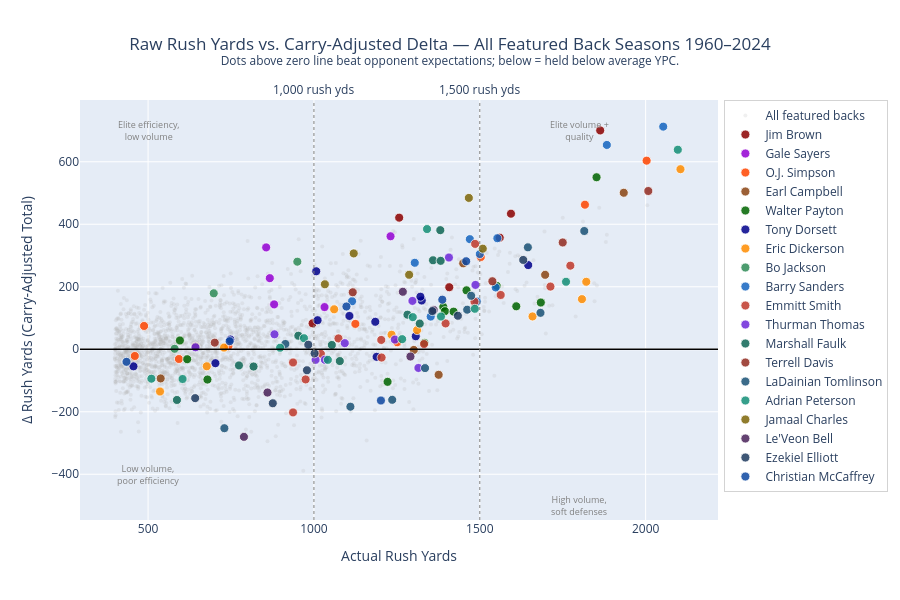

Write notebook code for a chart like this one.
### Markdown cell above
---
# Chart 2 — Raw Yards vs. Carry-Adjusted Yards: Who Was Over/Underrated?

Each dot = one featured back season (≥400 rush yds, ≥8 games).
- **X-axis**: actual rush yards
- **Y-axis**: carry-adjusted delta total
- **Quadrants**: top-left = great efficiency on few yards; bottom-right = volume back facing soft defenses
- Named GOAT-tier backs highlighted

### Code cell
NAMED_RBS = {
    'Jim Brown':          '#8B0000',
    'Gale Sayers':        '#9400D3',
    'O.J. Simpson':       '#FF4500',
    'Earl Campbell':      '#8B4513',
    'Walter Payton':      '#006400',
    'Tony Dorsett':       '#00008B',
    'Eric Dickerson':     '#FF8C00',
    'Bo Jackson':         '#2E8B57',
    'Barry Sanders':      '#1565C0',
    'Emmitt Smith':       '#C0392B',
    'Thurman Thomas':     '#6D28D9',
    'Marshall Faulk':     '#0E6655',
    'Terrell Davis':      '#922B21',
    'LaDainian Tomlinson':'#1A5276',
    'Adrian Peterson':    '#148F77',
    'Jamaal Charles':     '#7D6608',
    'Le\'Veon Bell':      '#4A235A',
    'Ezekiel Elliott':    '#1E3A5F',
    'Derrick Henry':      '#6E2F1A',
    'Christian McCaffrey':'#0D47A1',
}

fig2 = go.Figure()

# Background: all featured seasons
bg = rb_featured.copy()
hover_bg = (
    bg['player_name'] + ' — ' + bg['team_abbrev'] + ' ' + bg['season'].astype(str) +
    '<br>Rush yds: ' + bg['total_rush_yds'].astype(int).astype(str) +
    '  Δ total: ' + bg['delta_rush_yds_total'].round(1).astype(str)
)
fig2.add_trace(go.Scatter(
    x=bg['total_rush_yds'],
    y=bg['delta_rush_yds_total'],
    mode='markers',
    marker=dict(color='rgba(180,180,180,0.2)', size=4),
    name='All featured backs',
    hovertext=hover_bg, hoverinfo='text',
))

# Named backs
for rb_name, color in NAMED_RBS.items():
    sub = rb_featured[rb_featured['player_name'].str.contains(rb_name.split()[0], na=False) &
                      rb_featured['player_name'].str.contains(rb_name.split()[-1], na=False)]
    if sub.empty:
        continue
    hover = (
        '<b>' + sub['player_name'] + '</b> — ' + sub['team_abbrev'] + ' ' + sub['season'].astype(str) +
        '<br>Rush yds: ' + sub['total_rush_yds'].astype(int).astype(str) +
        '<br>Δ total (carry-adj): ' + sub['delta_rush_yds_total'].round(1).astype(str) +
        '<br>Δ/game: ' + sub['delta_rush_yds_pg'].round(1).astype(str)
    )
    fig2.add_trace(go.Scatter(
        x=sub['total_rush_yds'],
        y=sub['delta_rush_yds_total'],
        mode='markers',
        marker=dict(color=color, size=9, opacity=0.85,
                    line=dict(width=0.8, color='white')),
        name=rb_name,
        hovertext=hover, hoverinfo='text',
    ))

fig2.add_hline(y=0, line_color='black', line_width=1.5)
fig2.add_vline(x=1000, line_dash='dot', line_color='gray', line_width=1,
               annotation_text='1,000 rush yds', annotation_position='top')
fig2.add_vline(x=1500, line_dash='dot', line_color='gray', line_width=1,
               annotation_text='1,500 rush yds', annotation_position='top')

# Quadrant labels
for x, y, txt in [
    (500,  700, 'Elite efficiency,<br>low volume'),
    (1800, 700, 'Elite volume +<br>quality'),
    (1800, -500, 'High volume,<br>soft defenses'),
    (500,  -400, 'Low volume,<br>poor efficiency'),
]:
    fig2.add_annotation(x=x, y=y, text=txt, showarrow=False,
                        font=dict(size=9, color='gray'))

fig2.update_layout(
    title=dict(text='Raw Rush Yards vs. Carry-Adjusted Delta — All Featured Back Seasons 1960–2024<br>'
                    '<sup>Dots above zero line beat opponent expectations; below = held below average YPC.</sup>',
               x=0.5),
    xaxis=dict(title='Actual Rush Yards'),
    yaxis=dict(title='Δ Rush Yards (Carry-Adjusted Total)'),
    height=600,
    hovermode='closest',
    legend=dict(orientation='v', x=1.01, y=1,
                bgcolor='rgba(255,255,255,0.85)',
                bordercolor='lightgray', borderwidth=1),
)
fig2.show()

### Figure 1 — Plotly figure (JSON) as saved in the notebook; plotly's stock layout.template omitted (floating-point values rounded to 4 significant figures; data arrays with more than 128 entries replaced by an {"elided": "..."} marker saying what was removed)
{"data": [{"hoverinfo": "text", "hovertext": {"elided": "2481 str values"}, "marker": {"color": "rgba(180,180,180,0.2)", "size": 4}, "mode": "markers", "name": "All featured backs", "type": "scatter", "x": {"elided": "2481 float values"}, "y": {"elided": "2481 float values"}}, {"hoverinfo": "text", "hovertext": ["<b>Jim Brown</b> — CLE 1960<br>Rush yds: 1257<br>Δ total (carry-adj): 421.1<br>Δ/game: 35.1", "<b>Jim Brown</b> — CLE 1961<br>Rush yds: 1408<br>Δ total (carry-adj): 198.5<br>Δ/game: 14.2", "<b>Jim Brown</b> — CLE 1962<br>Rush yds: 996<br>Δ total (carry-adj): 82.9<br>Δ/game: 5.9", "<b>Jim Brown</b> — CLE 1963<br>Rush yds: 1863<br>Δ total (carry-adj): 700.2<br>Δ/game: 50.0", "<b>Jim Brown</b> — CLE 1964<br>Rush yds: 1560<br>Δ total (carry-adj): 357.0<br>Δ/game: 23.8", "<b>Jim Brown</b> — CLE 1965<br>Rush yds: 1594<br>Δ total (carry-adj): 433.8<br>Δ/game: 28.9"], "marker": {"color": "#8B0000", "line": {"color": "white", "width": 0.8}, "opacity": 0.85, "size": 9}, "mode": "markers", "name": "Jim Brown", "type": "scatter", "x": [1257.0, 1408.0, 996.0, 1863.0, 1560.0, 1594.0], "y": [421.1, 198.5, 82.9, 700.2, 357.0, 433.8]}, {"hoverinfo": "text", "hovertext": ["<b>Gale Sayers</b> — CHI 1965<br>Rush yds: 867<br>Δ total (carry-adj): 227.5<br>Δ/game: 16.2", "<b>Gale Sayers</b> — CHI 1966<br>Rush yds: 1231<br>Δ total (carry-adj): 361.5<br>Δ/game: 25.8", "<b>Gale Sayers</b> — CHI 1967<br>Rush yds: 880<br>Δ total (carry-adj): 143.6<br>Δ/game: 11.0", "<b>Gale Sayers</b> — CHI 1968<br>Rush yds: 856<br>Δ total (carry-adj): 325.9<br>Δ/game: 36.2", "<b>Gale Sayers</b> — CHI 1969<br>Rush yds: 1032<br>Δ total (carry-adj): 134.9<br>Δ/game: 9.6"], "marker": {"color": "#9400D3", "line": {"color": "white", "width": 0.8}, "opacity": 0.85, "size": 9}, "mode": "markers", "name": "Gale Sayers", "type": "scatter", "x": [867.0, 1231.0, 880.0, 856.0, 1032.0], "y": [227.5, 361.5, 143.6, 325.9, 134.9]}, {"hoverinfo": "text", "hovertext": ["<b>O.J. Simpson</b> — BUF 1970<br>Rush yds: 488<br>Δ total (carry-adj): 74.5<br>Δ/game: 9.3", "<b>O.J. Simpson</b> — BUF 1971<br>Rush yds: 742<br>Δ total (carry-adj): 9.8<br>Δ/game: 0.7", "<b>O.J. Simpson</b> — BUF 1972<br>Rush yds: 1251<br>Δ total (carry-adj): 22.5<br>Δ/game: 1.6", "<b>O.J. Simpson</b> — BUF 1973<br>Rush yds: 2003<br>Δ total (carry-adj): 603.5<br>Δ/game: 43.1", "<b>O.J. Simpson</b> — BUF 1974<br>Rush yds: 1125<br>Δ total (carry-adj): 81.2<br>Δ/game: 5.8", "<b>O.J. Simpson</b> — BUF 1975<br>Rush yds: 1817<br>Δ total (carry-adj): 462.6<br>Δ/game: 33.0", "<b>O.J. Simpson</b> — BUF 1976<br>Rush yds: 1503<br>Δ total (carry-adj): 295.2<br>Δ/game: 21.1", "<b>O.J. Simpson</b> — SFO 1978<br>Rush yds: 593<br>Δ total (carry-adj): -31.2<br>Δ/game: -3.1", "<b>O.J. Simpson</b> — SFO 1979<br>Rush yds: 460<br>Δ total (carry-adj): -21.5<br>Δ/game: -1.6"], "marker": {"color": "#FF4500", "line": {"color": "white", "width": 0.8}, "opacity": 0.85, "size": 9}, "mode": "markers", "name": "O.J. Simpson", "type": "scatter", "x": [488.0, 742.0, 1251.0, 2003.0, 1125.0, 1817.0, 1503.0, 593.0, 460.0], "y": [74.5, 9.8, 22.5, 603.5, 81.2, 462.6, 295.2, -31.2, -21.5]}, {"hoverinfo": "text", "hovertext": ["<b>Earl Campbell</b> — HOU 1978<br>Rush yds: 1450<br>Δ total (carry-adj): 274.9<br>Δ/game: 18.3", "<b>Earl Campbell</b> — HOU 1979<br>Rush yds: 1697<br>Δ total (carry-adj): 238.2<br>Δ/game: 14.9", "<b>Earl Campbell</b> — HOU 1980<br>Rush yds: 1934<br>Δ total (carry-adj): 500.8<br>Δ/game: 33.4", "<b>Earl Campbell</b> — HOU 1981<br>Rush yds: 1376<br>Δ total (carry-adj): -81.7<br>Δ/game: -5.1", "<b>Earl Campbell</b> — HOU 1982<br>Rush yds: 538<br>Δ total (carry-adj): -93.4<br>Δ/game: -10.4", "<b>Earl Campbell</b> — HOU 1983<br>Rush yds: 1301<br>Δ total (carry-adj): -2.1<br>Δ/game: -0.2", "<b>Earl Campbell</b> — NOR 1985<br>Rush yds: 643<br>Δ total (carry-adj): 8.4<br>Δ/game: 0.6"], "marker": {"color": "#8B4513", "line": {"color": "white", "width": 0.8}, "opacity": 0.85, "size": 9}, "mode": "markers", "name": "Earl Campbell", "type": "scatter", "x": [1450.0, 1697.0, 1934.0, 1376.0, 538.0, 1301.0, 643.0], "y": [274.9, 238.2, 500.8, -81.7, -93.4, -2.1, 8.4]}, {"hoverinfo": "text", "hovertext": ["<b>Walter Payton</b> — CHI 1975<br>Rush yds: 679<br>Δ total (carry-adj): -97.0<br>Δ/game: -7.5", "<b>Walter Payton</b> — CHI 1976<br>Rush yds: 1390<br>Δ total (carry-adj): 135.8<br>Δ/game: 9.7", "<b>Walter Payton</b> — CHI 1977<br>Rush yds: 1852<br>Δ total (carry-adj): 550.4<br>Δ/game: 39.3", "<b>Walter Payton</b> — CHI 1978<br>Rush yds: 1395<br>Δ total (carry-adj): 121.9<br>Δ/game: 7.6", "<b>Walter Payton</b> — CHI 1979<br>Rush yds: 1610<br>Δ total (carry-adj): 137.4<br>Δ/game: 8.6", "<b>Walter Payton</b> — CHI 1980<br>Rush yds: 1460<br>Δ total (carry-adj): 188.5<br>Δ/game: 11.8", "<b>Walter Payton</b> — CHI 1981<br>Rush yds: 1222<br>Δ total (carry-adj): -104.3<br>Δ/game: -6.5", "<b>Walter Payton</b> — CHI 1982<br>Rush yds: 596<br>Δ total (carry-adj): 28.1<br>Δ/game: 3.1", "<b>Walter Payton</b> — CHI 1983<br>Rush yds: 1421<br>Δ total (carry-adj): 120.4<br>Δ/game: 7.5", "<b>Walter Payton</b> — CHI 1984<br>Rush yds: 1684<br>Δ total (carry-adj): 149.5<br>Δ/game: 9.3", "<b>Walter Payton</b> — CHI 1985<br>Rush yds: 1551<br>Δ total (carry-adj): 202.8<br>Δ/game: 12.7", "<b>Walter Payton</b> — CHI 1986<br>Rush yds: 1333<br>Δ total (carry-adj): 20.3<br>Δ/game: 1.3", "<b>Walter Payton</b> — CHI 1987<br>Rush yds: 618<br>Δ total (carry-adj): -31.9<br>Δ/game: -2.4"], "marker": {"color": "#006400", "line": {"color": "white", "width": 0.8}, "opacity": 0.85, "size": 9}, "mode": "markers", "name": "Walter Payton", "type": "scatter", "x": [679.0, 1390.0, 1852.0, 1395.0, 1610.0, 1460.0, 1222.0, 596.0, 1421.0, 1684.0, 1551.0, 1333.0, 618.0], "y": [-97.0, 135.8, 550.4, 121.9, 137.4, 188.5, -104.3, 28.1, 120.4, 149.5, 202.8, 20.3, -31.9]}, {"hoverinfo": "text", "hovertext": ["<b>Tony Dorsett</b> — DAL 1977<br>Rush yds: 1007<br>Δ total (carry-adj): 249.5<br>Δ/game: 17.8", "<b>Tony Dorsett</b> — DAL 1978<br>Rush yds: 1325<br>Δ total (carry-adj): 156.0<br>Δ/game: 9.8", "<b>Tony Dorsett</b> — DAL 1979<br>Rush yds: 1107<br>Δ total (carry-adj): 106.6<br>Δ/game: 7.6", "<b>Tony Dorsett</b> — DAL 1980<br>Rush yds: 1185<br>Δ total (carry-adj): 87.9<br>Δ/game: 5.9", "<b>Tony Dorsett</b> — DAL 1981<br>Rush yds: 1646<br>Δ total (carry-adj): 269.3<br>Δ/game: 16.8", "<b>Tony Dorsett</b> — DAL 1982<br>Rush yds: 1011<br>Δ total (carry-adj): 92.9<br>Δ/game: 7.7", "<b>Tony Dorsett</b> — DAL 1983<br>Rush yds: 1321<br>Δ total (carry-adj): 168.1<br>Δ/game: 10.5", "<b>Tony Dorsett</b> — DAL 1984<br>Rush yds: 1189<br>Δ total (carry-adj): -24.3<br>Δ/game: -1.5", "<b>Tony Dorsett</b> — DAL 1985<br>Rush yds: 1307<br>Δ total (carry-adj): 41.5<br>Δ/game: 2.6", "<b>Tony Dorsett</b> — DAL 1986<br>Rush yds: 748<br>Δ total (carry-adj): 31.0<br>Δ/game: 2.4", "<b>Tony Dorsett</b> — DAL 1987<br>Rush yds: 456<br>Δ total (carry-adj): -54.7<br>Δ/game: -4.6", "<b>Tony Dorsett</b> — DEN 1988<br>Rush yds: 703<br>Δ total (carry-adj): -44.6<br>Δ/game: -3.0"], "marker": {"color": "#00008B", "line": {"color": "white", "width": 0.8}, "opacity": 0.85, "size": 9}, "mode": "markers", "name": "Tony Dorsett", "type": "scatter", "x": [1007.0, 1325.0, 1107.0, 1185.0, 1646.0, 1011.0, 1321.0, 1189.0, 1307.0, 748.0, 456.0, 703.0], "y": [249.5, 156.0, 106.6, 87.9, 269.3, 92.9, 168.1, -24.3, 41.5, 31.0, -54.7, -44.6]}, {"hoverinfo": "text", "hovertext": ["<b>Eric Dickerson</b> — RAM 1983<br>Rush yds: 1808<br>Δ total (carry-adj): 160.4<br>Δ/game: 10.0", "<b>Eric Dickerson</b> — RAM 1984<br>Rush yds: 2105<br>Δ total (carry-adj): 576.2<br>Δ/game: 36.0", "<b>Eric Dickerson</b> — RAM 1985<br>Rush yds: 1234<br>Δ total (carry-adj): 46.5<br>Δ/game: 3.3", "<b>Eric Dickerson</b> — RAM 1986<br>Rush yds: 1821<br>Δ total (carry-adj): 215.9<br>Δ/game: 13.5", "<b>Eric Dickerson</b> — IND 1987<br>Rush yds: 1061<br>Δ total (carry-adj): 127.8<br>Δ/game: 12.8", "<b>Eric Dickerson</b> — IND 1988<br>Rush yds: 1659<br>Δ total (carry-adj): 105.0<br>Δ/game: 6.6", "<b>Eric Dickerson</b> — IND 1989<br>Rush yds: 1311<br>Δ total (carry-adj): 61.2<br>Δ/game: 4.1", "<b>Eric Dickerson</b> — IND 1990<br>Rush yds: 677<br>Δ total (carry-adj): -54.5<br>Δ/game: -5.0", "<b>Eric Dickerson</b> — IND 1991<br>Rush yds: 536<br>Δ total (carry-adj): -135.2<br>Δ/game: -13.5", "<b>Eric Dickerson</b> — RAI 1992<br>Rush yds: 729<br>Δ total (carry-adj): 5.3<br>Δ/game: 0.4"], "marker": {"color": "#FF8C00", "line": {"color": "white", "width": 0.8}, "opacity": 0.85, "size": 9}, "mode": "markers", "name": "Eric Dickerson", "type": "scatter", "x": [1808.0, 2105.0, 1234.0, 1821.0, 1061.0, 1659.0, 1311.0, 677.0, 536.0, 729.0], "y": [160.4, 576.2, 46.5, 215.9, 127.8, 105.0, 61.2, -54.5, -135.2, 5.3]}, {"hoverinfo": "text", "hovertext": ["<b>Bo Jackson</b> — RAI 1988<br>Rush yds: 580<br>Δ total (carry-adj): 1.5<br>Δ/game: 0.2", "<b>Bo Jackson</b> — RAI 1989<br>Rush yds: 950<br>Δ total (carry-adj): 280.2<br>Δ/game: 25.5", "<b>Bo Jackson</b> — RAI 1990<br>Rush yds: 698<br>Δ total (carry-adj): 179.0<br>Δ/game: 17.9"], "marker": {"color": "#2E8B57", "line": {"color": "white", "width": 0.8}, "opacity": 0.85, "size": 9}, "mode": "markers", "name": "Bo Jackson", "type": "scatter", "x": [580.0, 950.0, 698.0], "y": [1.5, 280.2, 179.0]}, {"hoverinfo": "text", "hovertext": ["<b>Barry Sanders</b> — DET 1989<br>Rush yds: 1470<br>Δ total (carry-adj): 352.3<br>Δ/game: 23.5", "<b>Barry Sanders</b> — DET 1990<br>Rush yds: 1304<br>Δ total (carry-adj): 276.7<br>Δ/game: 17.3", "<b>Barry Sanders</b> — DET 1991<br>Rush yds: 1548<br>Δ total (carry-adj): 197.8<br>Δ/game: 13.2", "<b>Barry Sanders</b> — DET 1992<br>Rush yds: 1352<br>Δ total (carry-adj): 104.5<br>Δ/game: 6.5", "<b>Barry Sanders</b> — DET 1993<br>Rush yds: 1115<br>Δ total (carry-adj): 153.5<br>Δ/game: 14.0", "<b>Barry Sanders</b> — DET 1994<br>Rush yds: 1883<br>Δ total (carry-adj): 653.8<br>Δ/game: 40.9", "<b>Barry Sanders</b> — DET 1995<br>Rush yds: 1500<br>Δ total (carry-adj): 304.6<br>Δ/game: 19.0", "<b>Barry Sanders</b> — DET 1996<br>Rush yds: 1553<br>Δ total (carry-adj): 355.3<br>Δ/game: 22.2", "<b>Barry Sanders</b> — DET 1997<br>Rush yds: 2053<br>Δ total (carry-adj): 712.4<br>Δ/game: 44.5", "<b>Barry Sanders</b> — DET 1998<br>Rush yds: 1491<br>Δ total (carry-adj): 152.9<br>Δ/game: 9.6"], "marker": {"color": "#1565C0", "line": {"color": "white", "width": 0.8}, "opacity": 0.85, "size": 9}, "mode": "markers", "name": "Barry Sanders", "type": "scatter", "x": [1470.0, 1304.0, 1548.0, 1352.0, 1115.0, 1883.0, 1500.0, 1553.0, 2053.0, 1491.0], "y": [352.3, 276.7, 197.8, 104.5, 153.5, 653.8, 304.6, 355.3, 712.4, 152.9]}, {"hoverinfo": "text", "hovertext": ["<b>Emmitt Smith</b> — DAL 1990<br>Rush yds: 937<br>Δ total (carry-adj): -42.3<br>Δ/game: -2.6", "<b>Emmitt Smith</b> — DAL 1991<br>Rush yds: 1563<br>Δ total (carry-adj): 173.7<br>Δ/game: 10.9", "<b>Emmitt Smith</b> — DAL 1992<br>Rush yds: 1713<br>Δ total (carry-adj): 200.5<br>Δ/game: 12.5", "<b>Emmitt Smith</b> — DAL 1993<br>Rush yds: 1486<br>Δ total (carry-adj): 337.1<br>Δ/game: 24.1", "<b>Emmitt Smith</b> — DAL 1994<br>Rush yds: 1484<br>Δ total (carry-adj): 152.1<br>Δ/game: 10.1", "<b>Emmitt Smith</b> — DAL 1995<br>Rush yds: 1773<br>Δ total (carry-adj): 267.5<br>Δ/game: 16.7", "<b>Emmitt Smith</b> — DAL 1996<br>Rush yds: 1204<br>Δ total (carry-adj): -26.6<br>Δ/game: -1.8", "<b>Emmitt Smith</b> — DAL 1997<br>Rush yds: 1074<br>Δ total (carry-adj): 34.7<br>Δ/game: 2.2", "<b>Emmitt Smith</b> — DAL 1998<br>Rush yds: 1332<br>Δ total (carry-adj): 16.7<br>Δ/game: 1.0", "<b>Emmitt Smith</b> — DAL 1999<br>Rush yds: 1397<br>Δ total (carry-adj): 82.7<br>Δ/game: 5.5", "<b>Emmitt Smith</b> — DAL 2000<br>Rush yds: 1203<br>Δ total (carry-adj): 29.8<br>Δ/game: 1.9", "<b>Emmitt Smith</b> — DAL 2001<br>Rush yds: 1021<br>Δ total (carry-adj): -14.8<br>Δ/game: -1.1", "<b>Emmitt Smith</b> — DAL 2002<br>Rush yds: 975<br>Δ total (carry-adj): -96.5<br>Δ/game: -6.0", "<b>Emmitt Smith</b> — ARI 2004<br>Rush yds: 937<br>Δ total (carry-adj): -202.1<br>Δ/game: -13.5"], "marker": {"color": "#C0392B", "line": {"color": "white", "width": 0.8}, "opacity": 0.85, "size": 9}, "mode": "markers", "name": "Emmitt Smith", "type": "scatter", "x": [937.0, 1563.0, 1713.0, 1486.0, 1484.0, 1773.0, 1204.0, 1074.0, 1332.0, 1397.0, 1203.0, 1021.0, 975.0, 937.0], "y": [-42.3, 173.7, 200.5, 337.1, 152.1, 267.5, -26.6, 34.7, 16.7, 82.7, 29.8, -14.8, -96.5, -202.1]}, {"hoverinfo": "text", "hovertext": ["<b>Thurman Thomas</b> — BUF 1988<br>Rush yds: 881<br>Δ total (carry-adj): 47.8<br>Δ/game: 3.2", "<b>Thurman Thomas</b> — BUF 1989<br>Rush yds: 1244<br>Δ total (carry-adj): 30.9<br>Δ/game: 1.9", "<b>Thurman Thomas</b> — BUF 1990<br>Rush yds: 1297<br>Δ total (carry-adj): 154.7<br>Δ/game: 9.7", "<b>Thurman Thomas</b> — BUF 1991<br>Rush yds: 1407<br>Δ total (carry-adj): 293.5<br>Δ/game: 19.6", "<b>Thurman Thomas</b> — BUF 1992<br>Rush yds: 1487<br>Δ total (carry-adj): 205.9<br>Δ/game: 12.9", "<b>Thurman Thomas</b> — BUF 1993<br>Rush yds: 1315<br>Δ total (carry-adj): -59.8<br>Δ/game: -3.7", "<b>Thurman Thomas</b> — BUF 1994<br>Rush yds: 1093<br>Δ total (carry-adj): 19.5<br>Δ/game: 1.3", "<b>Thurman Thomas</b> — BUF 1995<br>Rush yds: 1005<br>Δ total (carry-adj): -33.9<br>Δ/game: -2.4", "<b>Thurman Thomas</b> — BUF 1996<br>Rush yds: 1033<br>Δ total (carry-adj): -33.7<br>Δ/game: -2.2", "<b>Thurman Thomas</b> — BUF 1997<br>Rush yds: 643<br>Δ total (carry-adj): 6.1<br>Δ/game: 0.4"], "marker": {"color": "#6D28D9", "line": {"color": "white", "width": 0.8}, "opacity": 0.85, "size": 9}, "mode": "markers", "name": "Thurman Thomas", "type": "scatter", "x": [881.0, 1244.0, 1297.0, 1407.0, 1487.0, 1315.0, 1093.0, 1005.0, 1033.0, 643.0], "y": [47.8, 30.9, 154.7, 293.5, 205.9, -59.8, 19.5, -33.9, -33.7, 6.1]}, {"hoverinfo": "text", "hovertext": ["<b>Marshall Faulk</b> — IND 1994<br>Rush yds: 1282<br>Δ total (carry-adj): 110.7<br>Δ/game: 6.9", "<b>Marshall Faulk</b> — IND 1995<br>Rush yds: 1078<br>Δ total (carry-adj): -37.8<br>Δ/game: -2.4", "<b>Marshall Faulk</b> — IND 1996<br>Rush yds: 587<br>Δ total (carry-adj): -162.3<br>Δ/game: -12.5", "<b>Marshall Faulk</b> — IND 1997<br>Rush yds: 1054<br>Δ total (carry-adj): 13.7<br>Δ/game: 0.9", "<b>Marshall Faulk</b> — IND 1998<br>Rush yds: 1319<br>Δ total (carry-adj): 82.1<br>Δ/game: 5.1", "<b>Marshall Faulk</b> — STL 1999<br>Rush yds: 1381<br>Δ total (carry-adj): 381.1<br>Δ/game: 23.8", "<b>Marshall Faulk</b> — STL 2000<br>Rush yds: 1359<br>Δ total (carry-adj): 284.7<br>Δ/game: 20.3", "<b>Marshall Faulk</b> — STL 2001<br>Rush yds: 1382<br>Δ total (carry-adj): 282.9<br>Δ/game: 20.2", "<b>Marshall Faulk</b> — STL 2002<br>Rush yds: 953<br>Δ total (carry-adj): 43.3<br>Δ/game: 3.1", "<b>Marshall Faulk</b> — STL 2003<br>Rush yds: 818<br>Δ total (carry-adj): -55.3<br>Δ/game: -5.0", "<b>Marshall Faulk</b> — STL 2004<br>Rush yds: 774<br>Δ total (carry-adj): -51.8<br>Δ/game: -3.7"], "marker": {"color": "#0E6655", "line": {"color": "white", "width": 0.8}, "opacity": 0.85, "size": 9}, "mode": "markers", "name": "Marshall Faulk", "type": "scatter", "x": [1282.0, 1078.0, 587.0, 1054.0, 1319.0, 1381.0, 1359.0, 1382.0, 953.0, 818.0, 774.0], "y": [110.7, -37.8, -162.3, 13.7, 82.1, 381.1, 284.7, 282.9, 43.3, -55.3, -51.8]}, {"hoverinfo": "text", "hovertext": ["<b>Terrell Davis</b> — DEN 1995<br>Rush yds: 1117<br>Δ total (carry-adj): 182.3<br>Δ/game: 13.0", "<b>Terrell Davis</b> — DEN 1996<br>Rush yds: 1538<br>Δ total (carry-adj): 217.6<br>Δ/game: 13.6", "<b>Terrell Davis</b> — DEN 1997<br>Rush yds: 1750<br>Δ total (carry-adj): 341.7<br>Δ/game: 22.8", "<b>Terrell Davis</b> — DEN 1998<br>Rush yds: 2008<br>Δ total (carry-adj): 506.4<br>Δ/game: 31.6", "<b>Terrell Davis</b> — DEN 2001<br>Rush yds: 701<br>Δ total (carry-adj): 21.2<br>Δ/game: 2.6"], "marker": {"color": "#922B21", "line": {"color": "white", "width": 0.8}, "opacity": 0.85, "size": 9}, "mode": "markers", "name": "Terrell Davis", "type": "scatter", "x": [1117.0, 1538.0, 1750.0, 2008.0, 701.0], "y": [182.3, 217.6, 341.7, 506.4, 21.2]}, {"hoverinfo": "text", "hovertext": ["<b>LaDainian Tomlinson</b> — SDG 2001<br>Rush yds: 1236<br>Δ total (carry-adj): -161.8<br>Δ/game: -10.1", "<b>LaDainian Tomlinson</b> — SDG 2002<br>Rush yds: 1683<br>Δ total (carry-adj): 116.5<br>Δ/game: 7.3", "<b>LaDainian Tomlinson</b> — SDG 2003<br>Rush yds: 1645<br>Δ total (carry-adj): 326.1<br>Δ/game: 20.4", "<b>LaDainian Tomlinson</b> — SDG 2004<br>Rush yds: 1335<br>Δ total (carry-adj): -60.3<br>Δ/game: -4.0", "<b>LaDainian Tomlinson</b> — SDG 2005<br>Rush yds: 1462<br>Δ total (carry-adj): 126.6<br>Δ/game: 7.9", "<b>LaDainian Tomlinson</b> — SDG 2006<br>Rush yds: 1815<br>Δ total (carry-adj): 378.4<br>Δ/game: 23.6", "<b>LaDainian Tomlinson</b> — SDG 2007<br>Rush yds: 1474<br>Δ total (carry-adj): 171.1<br>Δ/game: 10.7", "<b>LaDainian Tomlinson</b> — SDG 2008<br>Rush yds: 1110<br>Δ total (carry-adj): -183.8<br>Δ/game: -11.5", "<b>LaDainian Tomlinson</b> — SDG 2009<br>Rush yds: 730<br>Δ total (carry-adj): -252.7<br>Δ/game: -18.0", "<b>LaDainian Tomlinson</b> — NYJ 2010<br>Rush yds: 914<br>Δ total (carry-adj): 16.9<br>Δ/game: 1.1"], "marker": {"color": "#1A5276", "line": {"color": "white", "width": 0.8}, "opacity": 0.85, "size": 9}, "mode": "markers", "name": "LaDainian Tomlinson", "type": "scatter", "x": [1236.0, 1683.0, 1645.0, 1335.0, 1462.0, 1815.0, 1474.0, 1110.0, 730.0, 914.0], "y": [-161.8, 116.5, 326.1, -60.3, 126.6, 378.4, 171.1, -183.8, -252.7, 16.9]}, {"hoverinfo": "text", "hovertext": ["<b>Adrian Peterson</b> — MIN 2007<br>Rush yds: 1341<br>Δ total (carry-adj): 384.6<br>Δ/game: 27.5", "<b>Adrian Peterson</b> — CHI 2007<br>Rush yds: 510<br>Δ total (carry-adj): -94.2<br>Δ/game: -5.9", "<b>Adrian Peterson</b> — MIN 2008<br>Rush yds: 1760<br>Δ total (carry-adj): 216.0<br>Δ/game: 13.5", "<b>Adrian Peterson</b> — MIN 2009<br>Rush yds: 1383<br>Δ total (carry-adj): 104.7<br>Δ/game: 6.5", "<b>Adrian Peterson</b> — MIN 2010<br>Rush yds: 1298<br>Δ total (carry-adj): 102.8<br>Δ/game: 6.8", "<b>Adrian Peterson</b> — MIN 2011<br>Rush yds: 970<br>Δ total (carry-adj): 35.3<br>Δ/game: 2.9", "<b>Adrian Peterson</b> — MIN 2012<br>Rush yds: 2097<br>Δ total (carry-adj): 638.5<br>Δ/game: 39.9", "<b>Adrian Peterson</b> — MIN 2013<br>Rush yds: 1266<br>Δ total (carry-adj): 32.3<br>Δ/game: 2.3", "<b>Adrian Peterson</b> — MIN 2015<br>Rush yds: 1485<br>Δ total (carry-adj): 129.5<br>Δ/game: 8.1", "<b>Adrian Peterson</b> — WAS 2018<br>Rush yds: 1042<br>Δ total (carry-adj): -33.9<br>Δ/game: -2.1", "<b>Adrian Peterson</b> — WAS 2019<br>Rush yds: 898<br>Δ total (carry-adj): 4.9<br>Δ/game: 0.3", "<b>Adrian Peterson</b> — DET 2020<br>Rush yds: 604<br>Δ total (carry-adj): -95.2<br>Δ/game: -6.0"], "marker": {"color": "#148F77", "line": {"color": "white", "width": 0.8}, "opacity": 0.85, "size": 9}, "mode": "markers", "name": "Adrian Peterson", "type": "scatter", "x": [1341.0, 510.0, 1760.0, 1383.0, 1298.0, 970.0, 2097.0, 1266.0, 1485.0, 1042.0, 898.0, 604.0], "y": [384.6, -94.2, 216.0, 104.7, 102.8, 35.3, 638.5, 32.3, 129.5, -33.9, 4.9, -95.2]}, {"hoverinfo": "text", "hovertext": ["<b>Jamaal Charles</b> — KAN 2009<br>Rush yds: 1120<br>Δ total (carry-adj): 306.7<br>Δ/game: 20.4", "<b>Jamaal Charles</b> — KAN 2010<br>Rush yds: 1467<br>Δ total (carry-adj): 484.3<br>Δ/game: 30.3", "<b>Jamaal Charles</b> — KAN 2012<br>Rush yds: 1509<br>Δ total (carry-adj): 321.9<br>Δ/game: 20.1", "<b>Jamaal Charles</b> — KAN 2013<br>Rush yds: 1287<br>Δ total (carry-adj): 238.3<br>Δ/game: 15.9", "<b>Jamaal Charles</b> — KAN 2014<br>Rush yds: 1033<br>Δ total (carry-adj): 207.9<br>Δ/game: 13.9"], "marker": {"color": "#7D6608", "line": {"color": "white", "width": 0.8}, "opacity": 0.85, "size": 9}, "mode": "markers", "name": "Jamaal Charles", "type": "scatter", "x": [1120.0, 1467.0, 1509.0, 1287.0, 1033.0], "y": [306.7, 484.3, 321.9, 238.3, 207.9]}, {"hoverinfo": "text", "hovertext": ["<b>Le'Veon Bell</b> — PIT 2013<br>Rush yds: 860<br>Δ total (carry-adj): -138.6<br>Δ/game: -10.7", "<b>Le'Veon Bell</b> — PIT 2014<br>Rush yds: 1361<br>Δ total (carry-adj): 125.6<br>Δ/game: 7.8", "<b>Le'Veon Bell</b> — PIT 2016<br>Rush yds: 1268<br>Δ total (carry-adj): 184.0<br>Δ/game: 15.3", "<b>Le'Veon Bell</b> — PIT 2017<br>Rush yds: 1291<br>Δ total (carry-adj): -23.2<br>Δ/game: -1.6", "<b>Le'Veon Bell</b> — NYJ 2019<br>Rush yds: 789<br>Δ total (carry-adj): -280.3<br>Δ/game: -18.7"], "marker": {"color": "#4A235A", "line": {"color": "white", "width": 0.8}, "opacity": 0.85, "size": 9}, "mode": "markers", "name": "Le'Veon Bell", "type": "scatter", "x": [860.0, 1361.0, 1268.0, 1291.0, 789.0], "y": [-138.6, 125.6, 184.0, -23.2, -280.3]}, {"hoverinfo": "text", "hovertext": ["<b>Ezekiel Elliott</b> — DAL 2016<br>Rush yds: 1631<br>Δ total (carry-adj): 285.8<br>Δ/game: 19.0", "<b>Ezekiel Elliott</b> — DAL 2017<br>Rush yds: 983<br>Δ total (carry-adj): 14.5<br>Δ/game: 1.4", "<b>Ezekiel Elliott</b> — DAL 2018<br>Rush yds: 1434<br>Δ total (carry-adj): 107.2<br>Δ/game: 7.2", "<b>Ezekiel Elliott</b> — DAL 2019<br>Rush yds: 1357<br>Δ total (carry-adj): 122.1<br>Δ/game: 7.6", "<b>Ezekiel Elliott</b> — DAL 2020<br>Rush yds: 979<br>Δ total (carry-adj): -67.2<br>Δ/game: -4.5", "<b>Ezekiel Elliott</b> — DAL 2021<br>Rush yds: 1002<br>Δ total (carry-adj): -13.1<br>Δ/game: -0.8", "<b>Ezekiel Elliott</b> — DAL 2022<br>Rush yds: 876<br>Δ total (carry-adj): -172.9<br>Δ/game: -11.5", "<b>Ezekiel Elliott</b> — NWE 2023<br>Rush yds: 642<br>Δ total (carry-adj): -156.4<br>Δ/game: -9.2"], "marker": {"color": "#1E3A5F", "line": {"color": "white", "width": 0.8}, "opacity": 0.85, "size": 9}, "mode": "markers", "name": "Ezekiel Elliott", "type": "scatter", "x": [1631.0, 983.0, 1434.0, 1357.0, 979.0, 1002.0, 876.0, 642.0], "y": [285.8, 14.5, 107.2, 122.1, -67.2, -13.1, -172.9, -156.4]}, {"hoverinfo": "text", "hovertext": ["<b>Christian McCaffrey</b> — CAR 2017<br>Rush yds: 435<br>Δ total (carry-adj): -40.3<br>Δ/game: -2.5", "<b>Christian McCaffrey</b> — CAR 2018<br>Rush yds: 1098<br>Δ total (carry-adj): 136.8<br>Δ/game: 8.6", "<b>Christian McCaffrey</b> — CAR 2019<br>Rush yds: 1387<br>Δ total (carry-adj): 158.7<br>Δ/game: 9.9", "<b>Christian McCaffrey</b> — SFO 2022<br>Rush yds: 746<br>Δ total (carry-adj): 25.9<br>Δ/game: 2.4", "<b>Christian McCaffrey</b> — SFO 2023<br>Rush yds: 1459<br>Δ total (carry-adj): 281.6<br>Δ/game: 17.6", "<b>Christian McCaffrey</b> — SFO 2025<br>Rush yds: 1202<br>Δ total (carry-adj): -164.0<br>Δ/game: -9.6"], "marker": {"color": "#0D47A1", "line": {"color": "white", "width": 0.8}, "opacity": 0.85, "size": 9}, "mode": "markers", "name": "Christian McCaffrey", "type": "scatter", "x": [435.0, 1098.0, 1387.0, 746.0, 1459.0, 1202.0], "y": [-40.3, 136.8, 158.7, 25.9, 281.6, -164.0]}], "layout": {"annotations": [{"showarrow": false, "text": "1,000 rush yds", "x": 1000, "xanchor": "center", "xref": "x", "y": 1, "yanchor": "bottom", "yref": "y domain"}, {"showarrow": false, "text": "1,500 rush yds", "x": 1500, "xanchor": "center", "xref": "x", "y": 1, "yanchor": "bottom", "yref": "y domain"}, {"font": {"color": "gray", "size": 9}, "showarrow": false, "text": "Elite efficiency,<br>low volume", "x": 500, "y": 700}, {"font": {"color": "gray", "size": 9}, "showarrow": false, "text": "Elite volume +<br>quality", "x": 1800, "y": 700}, {"font": {"color": "gray", "size": 9}, "showarrow": false, "text": "High volume,<br>soft defenses", "x": 1800, "y": -500}, {"font": {"color": "gray", "size": 9}, "showarrow": false, "text": "Low volume,<br>poor efficiency", "x": 500, "y": -400}], "height": 600, "hovermode": "closest", "legend": {"bgcolor": "rgba(255,255,255,0.85)", "bordercolor": "lightgray", "borderwidth": 1, "orientation": "v", "x": 1.01, "y": 1}, "shapes": [{"line": {"color": "black", "width": 1.5}, "type": "line", "x0": 0, "x1": 1, "xref": "x domain", "y0": 0, "y1": 0, "yref": "y"}, {"line": {"color": "gray", "dash": "dot", "width": 1}, "type": "line", "x0": 1000, "x1": 1000, "xref": "x", "y0": 0, "y1": 1, "yref": "y domain"}, {"line": {"color": "gray", "dash": "dot", "width": 1}, "type": "line", "x0": 1500, "x1": 1500, "xref": "x", "y0": 0, "y1": 1, "yref": "y domain"}], "title": {"text": "Raw Rush Yards vs. Carry-Adjusted Delta — All Featured Back Seasons 1960–2024<br><sup>Dots above zero line beat opponent expectations; below = held below average YPC.</sup>", "x": 0.5}, "xaxis": {"title": {"text": "Actual Rush Yards"}}, "yaxis": {"title": {"text": "Δ Rush Yards (Carry-Adjusted Total)"}}}}
